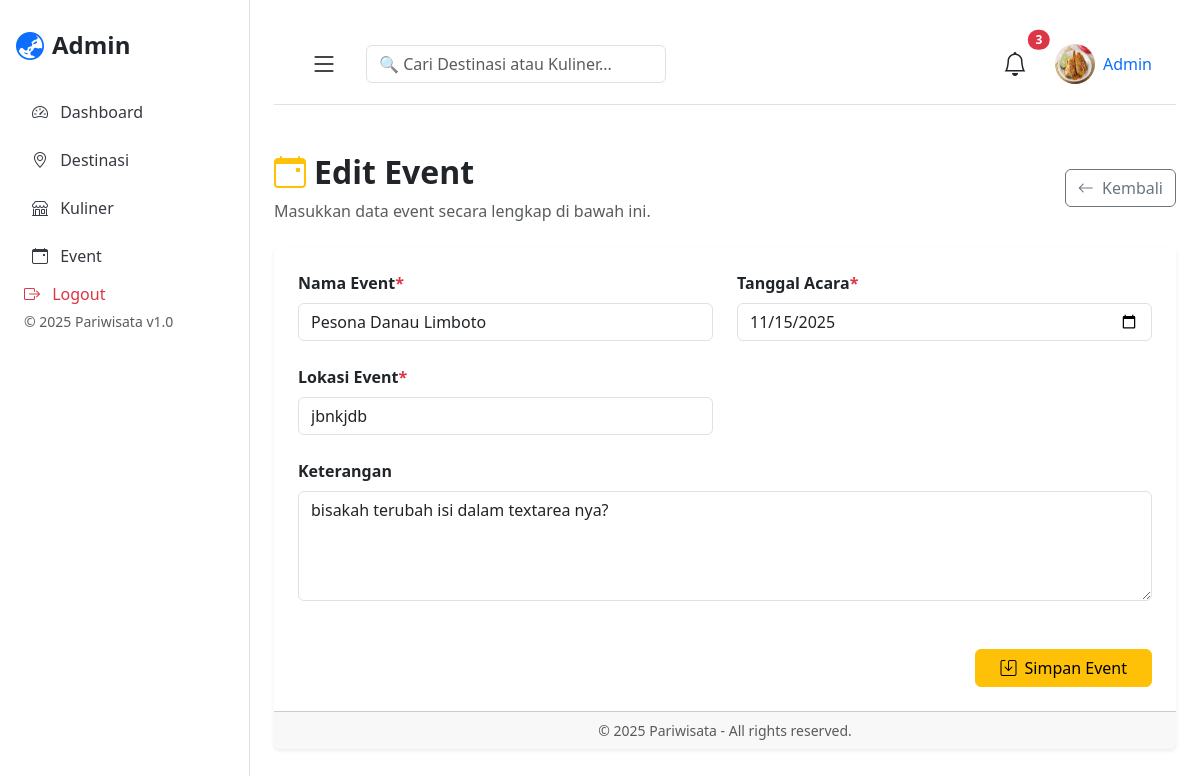
The page /admin/event/edit.php?id=1 on the database its author committed.
### tables this page shows
CREATE TABLE `event` (
  `id` int(11) NOT NULL,
  `nama` varchar(255) NOT NULL,
  `tanggal` date NOT NULL,
  `lokasi` varchar(255) NOT NULL,
  `keterangan` text NOT NULL
);

### admin/event/edit.php (the view, shortened to what this page needs)
<?php
require '../../databases/koneksi.php';
require '../../layout/header_admin.php'; ?>
<div class="d-flex justify-content-between align-items-center mb-4 mt-5">
  <div>
    <h2 class="fw-bold"><i class="bi bi-calendar-event text-warning me-2"></i>Edit Event</h2>
    <p class="text-muted mb-0">Masukkan data event secara lengkap di bawah ini.</p>
  </div>
  <a href="index.php" class="btn btn-outline-secondary">
    <i class="bi bi-arrow-left me-1"></i> Kembali
  </a>
</div>
<div class="card shadow-sm border-0">
  <div class="card-body p-4">
<?php
$id = $_GET['id'];
  $sql = "SELECT * FROM event WHERE id=$id";
  $result = mysqli_query($conn,$sql);
  $row= mysqli_fetch_assoc($result);
?>
    <form action="proses_edit.php" method="POST">
      <div class="row g-4">
        <div class="col-md-6">
          <label class="form-label fw-semibold">Nama Event<span class="text-danger">*</span></label>
          <input type="text" class="form-control" name="nama" value="<?=$row['nama']?>">
        </div>
        <div class="col-md-6">
          <label class="form-label fw-semibold">Tanggal Acara<span class="text-danger">*</span></label>
          <input type="date" class="form-control" name="tanggal" value="<?=$row['tanggal']?>">
        </div>
        <div class="col-md-6">
          <label class="form-label fw-semibold">Lokasi Event<span class="text-danger">*</span></label>
          <input type="text" class="form-control" name="lokasi" value="<?=$row['lokasi']?>" >
        </div>
        <div class="col-12">
          <label class="form-label fw-semibold">Keterangan</label>
          <textarea class="form-control" name="keterangan" rows="4"><?=$row['keterangan']?></textarea>
        </div>
      </div>
      <div class="mt-5 d-flex justify-content-end gap-2">
        <button type="submit" name="edit" class="btn btn-warning px-4">
          <i class="bi bi-save me-1"></i> Simpan Event
        </button>
      </div>
    </form>
  </div>
  <div class="card-footer text-center text-muted small">
    © 2025 Pariwisata - All rights reserved.
  </div>
</div>
<?php
require '../../layout/footer_admin.php';
?>

### rows shown on the page
event: nama "Pesona Danau Limboto", tanggal "11/15/2025", lokasi "jbnkjdb", keterangan "bisakah terubah isi dalam textarea nya?"

### other values the page prints
$_SESSION['nama'] "Admin"
